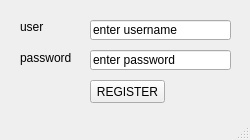
<?xml version="1.0" encoding="UTF-8"?>
<ui version="4.0">
 <class>register_2</class>
 <widget class="QMainWindow" name="register_2">
  <property name="geometry">
   <rect>
    <x>0</x>
    <y>0</y>
    <width>250</width>
    <height>140</height>
   </rect>
  </property>
  <property name="windowTitle">
   <string>MainWindow</string>
  </property>
  <widget class="QWidget" name="centralwidget">
   <widget class="QPushButton" name="register_button">
    <property name="geometry">
     <rect>
      <x>90</x>
      <y>80</y>
      <width>75</width>
      <height>23</height>
     </rect>
    </property>
    <property name="text">
     <string>REGISTER</string>
    </property>
   </widget>
   <widget class="QLineEdit" name="register_user">
    <property name="geometry">
     <rect>
      <x>90</x>
      <y>20</y>
      <width>141</width>
      <height>20</height>
     </rect>
    </property>
    <property name="text">
     <string>enter username</string>
    </property>
   </widget>
   <widget class="QLabel" name="user_label">
    <property name="geometry">
     <rect>
      <x>20</x>
      <y>20</y>
      <width>47</width>
      <height>14</height>
     </rect>
    </property>
    <property name="text">
     <string>user</string>
    </property>
   </widget>
   <widget class="QLineEdit" name="register_password">
    <property name="geometry">
     <rect>
      <x>90</x>
      <y>50</y>
      <width>141</width>
      <height>20</height>
     </rect>
    </property>
    <property name="text">
     <string>enter password</string>
    </property>
   </widget>
   <widget class="QLabel" name="label_2">
    <property name="geometry">
     <rect>
      <x>20</x>
      <y>50</y>
      <width>61</width>
      <height>16</height>
     </rect>
    </property>
    <property name="text">
     <string>password</string>
    </property>
   </widget>
  </widget>
  <widget class="QStatusBar" name="statusbar"/>
 </widget>
 <resources/>
 <connections/>
</ui>
